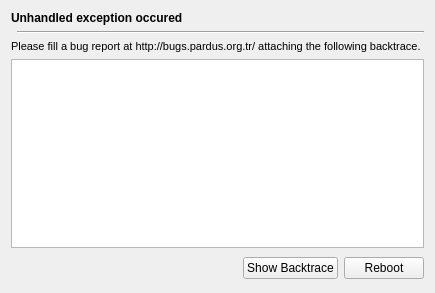
<?xml version="1.0" encoding="UTF-8"?>
<ui version="4.0">
 <class>Exception</class>
 <widget class="QWidget" name="Exception">
  <property name="geometry">
   <rect>
    <x>0</x>
    <y>0</y>
    <width>435</width>
    <height>293</height>
   </rect>
  </property>
  <layout class="QGridLayout" name="gridLayout">
   <item row="0" column="0" colspan="4">
    <widget class="QLabel" name="info">
     <property name="font">
      <font>
       <weight>75</weight>
       <italic>false</italic>
       <bold>true</bold>
      </font>
     </property>
     <property name="styleSheet">
      <string notr="true"/>
     </property>
     <property name="text">
      <string>Unhandled exception occured</string>
     </property>
    </widget>
   </item>
   <item row="2" column="0" colspan="4">
    <widget class="QLabel" name="label">
     <property name="font">
      <font>
       <pointsize>8</pointsize>
      </font>
     </property>
     <property name="text">
      <string>Please fill a bug report at http://bugs.pardus.org.tr/ attaching the following backtrace.</string>
     </property>
     <property name="wordWrap">
      <bool>true</bool>
     </property>
    </widget>
   </item>
   <item row="3" column="0" colspan="4">
    <widget class="QTextBrowser" name="traceback"/>
   </item>
   <item row="5" column="1">
    <spacer name="horizontalSpacer">
     <property name="orientation">
      <enum>Qt::Horizontal</enum>
     </property>
     <property name="sizeHint" stdset="0">
      <size>
       <width>226</width>
       <height>28</height>
      </size>
     </property>
    </spacer>
   </item>
   <item row="5" column="3">
    <widget class="QPushButton" name="rebootButton">
     <property name="text">
      <string>Reboot</string>
     </property>
    </widget>
   </item>
   <item row="1" column="1" colspan="3">
    <widget class="Line" name="line">
     <property name="orientation">
      <enum>Qt::Horizontal</enum>
     </property>
    </widget>
   </item>
   <item row="5" column="2">
    <widget class="QPushButton" name="showBackTrace">
     <property name="text">
      <string>Show Backtrace</string>
     </property>
    </widget>
   </item>
  </layout>
 </widget>
 <resources/>
 <connections/>
</ui>
